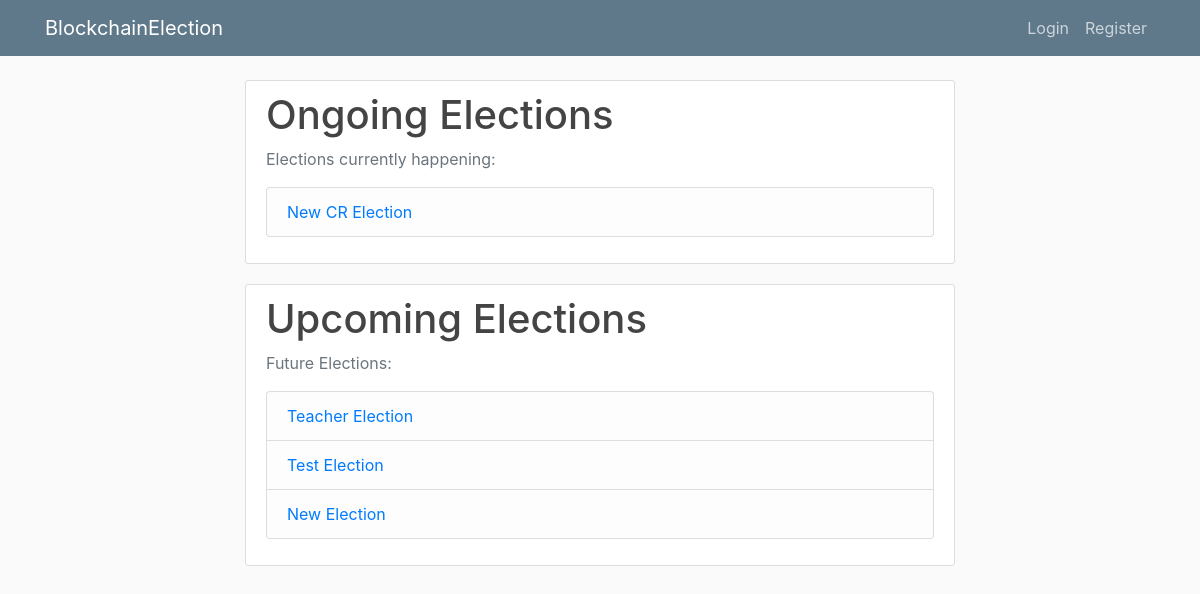
The page /home on the database its author committed.
### app/models.py (models this page shows, shortened)
class Election(db.Model):
    election_id = db.Column(db.String(5), primary_key=True, nullable=False)
    election_title = db.Column(db.String(255), nullable=False)
    create_date = db.Column(db.DateTime, nullable=False, default=datetime.utcnow)
    start_date = db.Column(db.DateTime, nullable=False, default=datetime.utcnow)
    end_date = db.Column(db.DateTime, db.CheckConstraint("end_date > start_date"), nullable=False)
    public_key = db.Column(db.String(255), nullable=False, unique=True)
    max_attempt = db.Column(db.Integer, nullable=False, default=3)
    election_state = db.Column(db.String(30), db.CheckConstraint("election_state in ('upcoming', 'ongoing', 'over', 'past')"))

### app/routes.py (the view)
@app.route("/home")
def home():
    elections = Election.query.order_by(Election.start_date).all()
    return render_template("home.html", elections=elections)

### app/templates/home.html (shortened to what this page needs)
{% extends "home_base.html" %}
{% block content %}
{% include 'ongoing_elections.html' %}
{% include 'upcoming_elections.html' %}
{% endblock content %}

### app/templates/ongoing_elections.html
{% block ongoing_elections %}
<div class="content-section">
  <h1>Ongoing Elections</h1>
  <p class='text-muted'>Elections currently happening:
  <ul class="list-group">
      {% for election in elections %}
          {% if election.election_state == 'ongoing' %}
              <li class="list-group-item list-group-item-light"><a href="{{ url_for('view_election', id=election.election_id) }}">{{ election.election_title }}</a></li>
          {% endif %}
      {% endfor %}
  </ul>
  </p>
</div>
{% endblock ongoing_elections %}

### app/templates/upcoming_elections.html
{% block upcoming_elections %}
<div class="content-section">
  <h1>Upcoming Elections</h1>
  <p class='text-muted'>Future Elections:
  <ul class="list-group">
      {% for election in elections %}
          {% if election.election_state == 'upcoming' %}
              <li class="list-group-item list-group-item-light"><a href="{{ url_for('view_election', id=election.election_id) }}">{{ election.election_title }}</a></li>
          {% endif %}
      {% endfor %}
  </ul>
  </p>
</div>
{% endblock upcoming_elections %}

### app/static/main.css (style rules this page uses)
body { background: #fafafa; color: #333333; margin-top: 5rem; }
h1, h2, h3, h4, h5, h6 { color: #444444; }
.content-section { background: #ffffff; padding: 10px 20px; border: 1px solid #dddddd; border-radius: 3px; margin-bottom: 20px; }

### rows shown on the page
Election: election_title "New CR Election"
Election: election_title "Teacher Election"
Election: election_title "Test Election"
Election: election_title "New Election"
